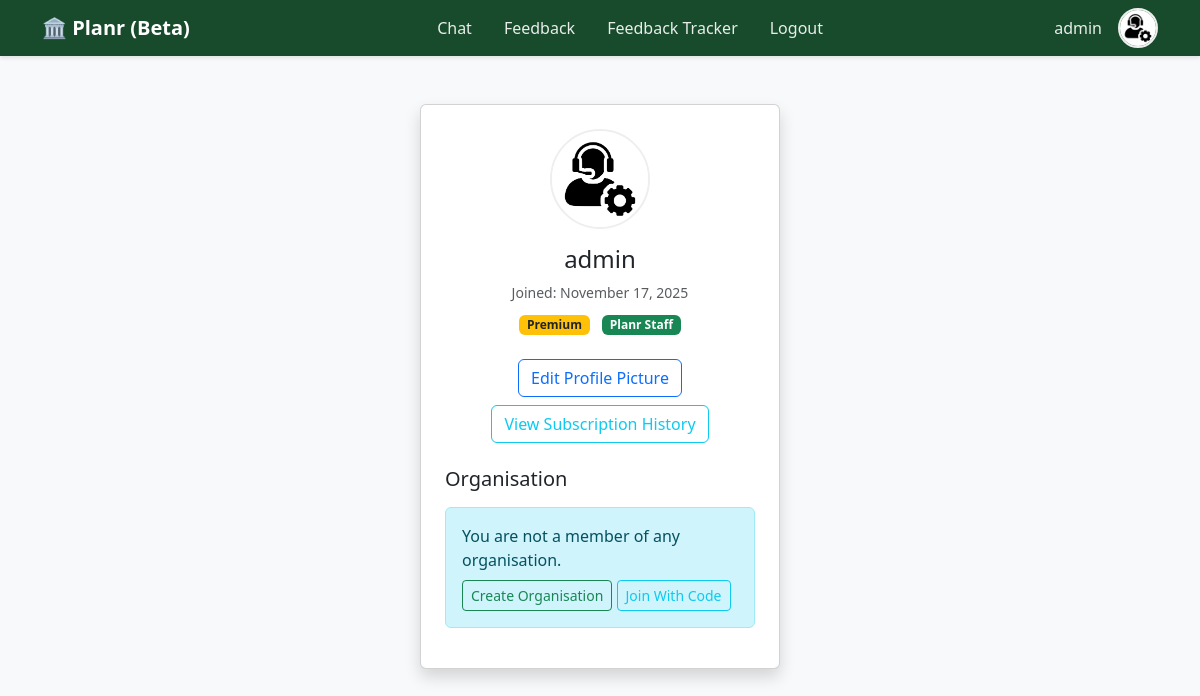
The page /profile/ (signed in) on the database as committed earlier.
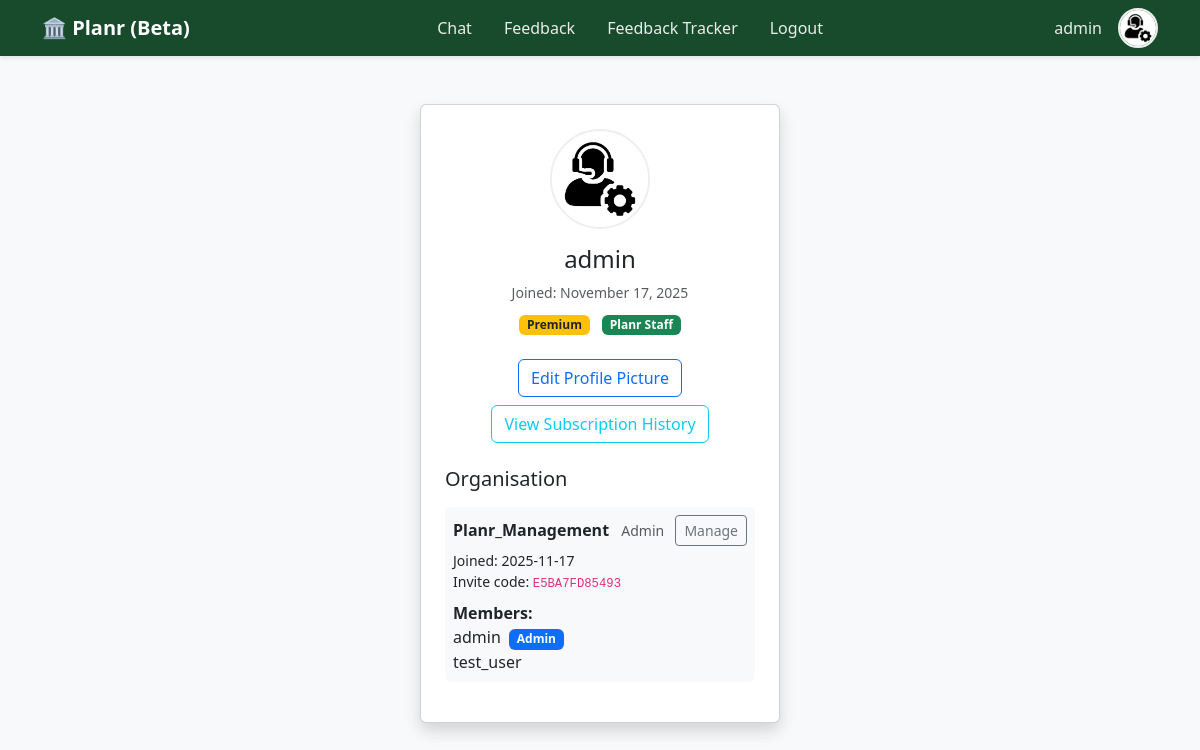
The same page on the database as committed later.
### dashboard/models.py (models this page shows, shortened)
class UserProfile(models.Model):
    STATUS_CHOICES = [
        ('free', 'Free'),
        ('premium', 'Premium'),
    ]
    user = models.OneToOneField(User, on_delete=models.CASCADE)
    member_status = models.CharField(max_length=10, choices=STATUS_CHOICES, default='free')
    profile_pic = models.ImageField(upload_to='profile_pics/', default='profile_pics/default.jpg', blank=True)

class OrganisationMembership(models.Model):
    ROLE_CHOICES = [
        ('admin', 'Admin'),
        ('member', 'Member'),
    ]
    user = models.OneToOneField(User, on_delete=models.CASCADE)
    organisation = models.ForeignKey(Organisation, on_delete=models.CASCADE)
    role = models.CharField(max_length=10, choices=ROLE_CHOICES, default='member')
    joined_at = models.DateTimeField(auto_now_add=True)

class Organisation(models.Model):
    name = models.CharField(max_length=128)
    code = models.CharField(max_length=12, unique=True, editable=False)
    created_by = models.ForeignKey(User, related_name='organisations_created', on_delete=models.CASCADE)
    created_at = models.DateTimeField(auto_now_add=True)

### dashboard/views.py (the view)
# urls.py: path('profile/', views.profile_view, name='profile'),
@login_required
def profile_view(request):
    return render(request, 'registration/profile.html')

### dashboard/templates/registration/profile.html (shortened to what this page needs)
{% extends "base.html" %}
{% block content %}
<div class="container my-5 d-flex justify-content-center">
  <div class="card p-4 shadow" style="max-width: 360px; width:100%;">
    <div class="d-flex flex-column align-items-center text-center">
      <img
        src="{% if user.userprofile.profile_pic %}{{ user.userprofile.profile_pic.url }}{% else %}{{ MEDIA_URL }}profile_pics/default.jpg{% endif %}"
        alt="Profile"
        class="rounded-circle mb-3"
        style="width: 100px; height: 100px; object-fit: cover; border:2px solid #eee;"
      >
      <h4>{{ user.username }}</h4>
      <p class="text-muted small mb-2">
        Joined: {{ user.date_joined|date:"F j, Y" }}
      </p>
      <div>
        {% if user.userprofile.member_status == "premium" %}
          <span class="badge bg-warning text-dark">Premium</span>
        {% else %}
          <span class="badge bg-secondary">Free</span>
        {% endif %}
        {% if user.is_staff %}
          <span class="badge bg-success ms-2">Planr Staff</span>
        {% endif %}
      </div>
      <a href="{% url 'edit_profile' %}" class="btn btn-outline-primary mt-4">
        Edit Profile Picture
      </a>
      <a href="{% url 'subscription_history' %}" class="btn btn-outline-info mt-2">
        View Subscription History
      </a>
    </div>
    <div class="mt-4">
      <h5 class="mb-3">Organisation</h5>
      {% if user.organisationmembership %}
        {% with membership=user.organisationmembership %}
        <div class="mb-3 p-2 rounded bg-light">
          <div class="d-flex justify-content-between align-items-center">
            <span>
              <strong>{{ membership.organisation.name }}</strong>
              <span class="text-muted ms-2 small">{{ membership.get_role_display }}</span>
            </span>
            <a href="{% url 'organisation_dashboard' membership.organisation.id %}" class="btn btn-sm btn-outline-secondary ms-2">Manage</a>
          </div>
          <div class="small mt-1">
            Joined: {{ membership.joined_at|date:"Y-m-d" }}<br>
            Invite code: <code>{{ membership.organisation.code }}</code>
          </div>
          <div class="mt-2">
            <strong>Members:</strong>
            <ul class="list-unstyled mb-0">
              {% for m in membership.organisation.organisationmembership_set.all %}
                <li>
                  {{ m.user.username }}
                  {% if m.role == "admin" %}<span class="badge bg-primary ms-1">Admin</span>{% endif %}
                </li>
              {% endfor %}
            </ul>
          </div>
        </div>
        {% endwith %}
      {% else %}
        <div class="alert alert-info">
          You are not a member of any organisation.<br>
          <a href="{% url 'create_organisation' %}" class="btn btn-outline-success btn-sm mt-2">Create Organisation</a>
          <a href="{% url 'join_organisation' %}" class="btn btn-outline-info btn-sm mt-2">Join With Code</a>
        </div>
      {% endif %}
    </div>
  </div>
</div>
{% endblock %}

### dashboard/templates/base.html (shortened to what this page needs)
{% load static %}
<!DOCTYPE html>
<html lang="en">
<head>
    <link href="https://cdn.jsdelivr.net/npm/bootstrap@5.3.0/dist/css/bootstrap.min.css" rel="stylesheet">
    <link href="https://cdn.jsdelivr.net/npm/bootstrap-icons@1.10.5/font/bootstrap-icons.css" rel="stylesheet">
    <link href="{% static 'css/style.css' %}" rel="stylesheet">
</head>
<body>
<nav class="navbar navbar-expand-lg" style="background-color: var(--planr-green);">
    <div class="container d-flex align-items-center">
        <a class="navbar-brand me-4" href="{% url 'index' %}">
            🏛️ Planr (Beta)
        </a>
        <div class="collapse navbar-collapse flex-grow-1" id="planrNavbar">
            <ul class="navbar-nav mb-2 mb-lg-0 gap-3 justify-content-center mx-auto w-100">
                <li class="nav-item">
                    <a class="nav-link" href="{% url 'chat' %}">Chat</a>
                </li>
                {% if user.is_authenticated %}
                    <li class="nav-item">
                        <a class="nav-link" href="{% url 'feedback' %}">Feedback</a>
                    </li>
                    <li class="nav-item">
                        <a class="nav-link" href="{% url 'feedback_tracker' %}">Feedback Tracker</a>
                    </li>
                    <li class="nav-item">
                        <a class="nav-link" href="{% url 'logout' %}">Logout</a>
                    </li>
                {% endif %}
            </ul>
            {% if user.is_authenticated %}
            <ul class="navbar-nav ms-auto flex-nowrap">
                <li class="nav-item d-flex align-items-center">
                    <span class="nav-link me-2">{{ user.username }}</span>
                    <a class="nav-link p-0" href="{% url 'profile' %}">
                        <img src="{% if user.userprofile.profile_pic %}{{ user.userprofile.profile_pic.url }}{% else %}{{ MEDIA_URL }}profile_pics/default.jpg{% endif %}"
                             alt="Profile"
                             class="rounded-circle"
                             width="40" height="40"
                             style="object-fit: cover; border:2px solid #eee;">
                    </a>
                </li>
            </ul>
            {% endif %}
        </div>
    </div>
</nav>
<main>
    {% block content %}{% endblock %}
</main>
</body>
</html>

### dashboard/static/css/style.css (style rules this page uses)
:root { --planr-green: #174b2b; --planr-light-green: #259950; }
body { font-family: 'Segoe UI', Tahoma, Geneva, Verdana, sans-serif; background-color: #f8f9fa; }
.navbar { background-color: var(--planr-green) !important; box-shadow: 0 2px 4px rgba(0,0,0,0.1); }
.navbar-brand { font-weight: 600; color: white !important; }
.nav-link { color: rgba(255,255,255,0.9) !important; }
.navbar .navbar-nav:not(.ms-auto) .nav-link { position: relative; transition: color 0.18s; }
.navbar .navbar-nav:not(.ms-auto) .nav-link::after { content: ""; position: absolute; left: 15%; right: 15%; bottom: 6px; height: 3px; border-radius: 4px; background-color: var(--planr-light-green, #259950); opacity: 0; transition: opacity 0.2s, transform 0.2s; transform: scaleX(0); }

Rows that differ between the two databases and show on the page:
added OrganisationMembership: organisation.name "Planr_Management", role "Admin", joined_at "2025-11-17", organisation.code "E5BA7FD85493", user.username "admin"
added OrganisationMembership: user.username "test_user"
Other text that changed with them:
text no longer shown: "You are not a member of any organisation. Create Organisation Join With Code"
text now shown: "Manage Joined: Invite code: Members:"
